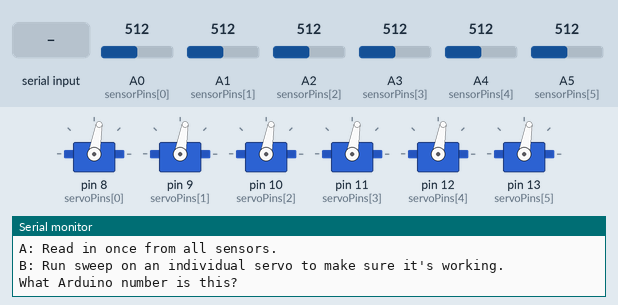
This sketch was run on a simulated Arduino Uno, built with avr-gcc and run on an emulated ATmega328P. On the bench: 6 × servo, the last lines printed to the serial monitor. Inputs (shaded band) come from the test bench; at power-on: A0 (sensorPins[0]) = 512, A1 (sensorPins[1]) = 512, A2 (sensorPins[2]) = 512, A3 (sensorPins[3]) = 512, A4 (sensorPins[4]) = 512, A5 (sensorPins[5]) = 512.

Above: at 1.5 s.
1.6 s: "90,45,200,10\n" received over Serial
At 2.8 s:
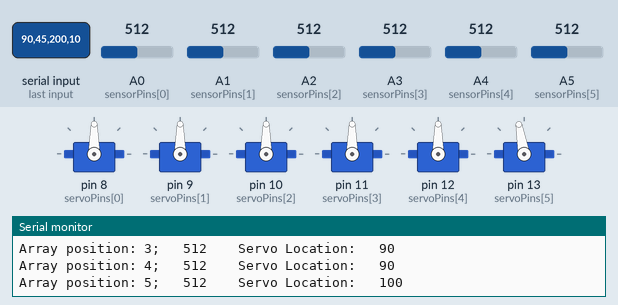
3.8 s: "B90\n" received over Serial
At 4.8 s:
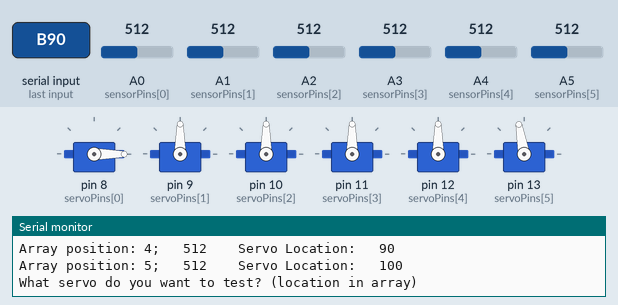
5.3 s: "B,45\n" received over Serial
At 6.0 s:
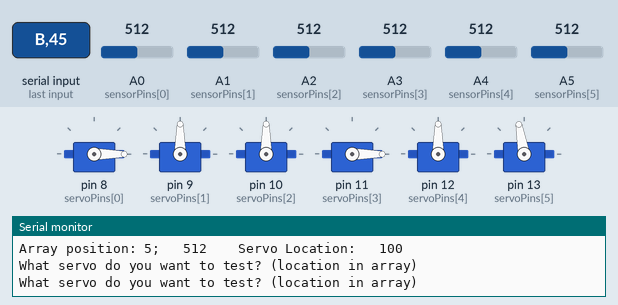
8.3 s: "2" received over Serial
At 9.3 s:
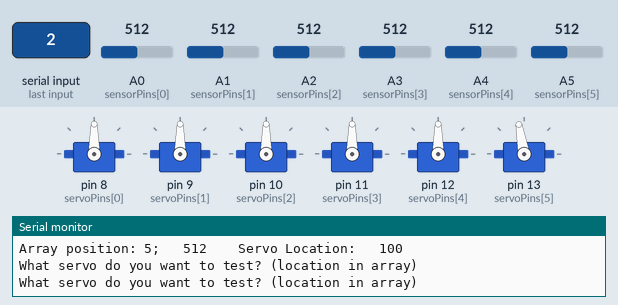
9.8 s: "B,45\n" received over Serial
At 10.3 s:
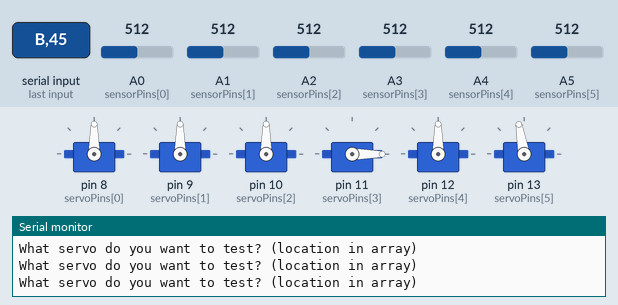
Timing chart, 0 to 12.3 s (numbered marks = the images above; inputs shaded):
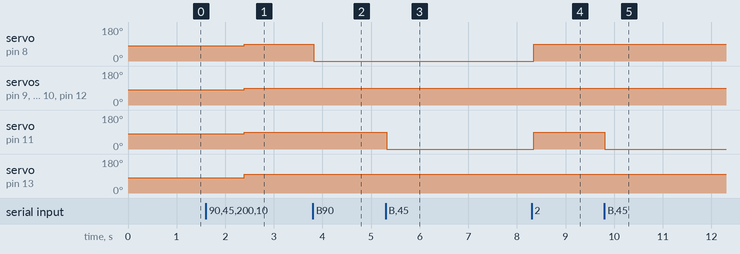

Measured:
- after the input at 1.6 s, servo on pin 8 (servoPins[0]), servo on pin 9 (servoPins[1]), servo on pin 10 (servoPins[2]), servo on pin 11 (servoPins[3]), servo on pin 12 (servoPins[4]): 80° → 90° after 0.79 s; servo on pin 13 (servoPins[5]): 80° → 100° after 0.79 s
- after the input at 3.8 s, servo on pin 8 (servoPins[0]): 90° → 0° at once
- after the input at 5.3 s, servo on pin 11 (servoPins[3]): 90° → 0° at once
- after the input at 8.3 s, servo on pin 8 (servoPins[0]), servo on pin 11 (servoPins[3]): 0° → 90° after 0.05 s
- after the input at 9.8 s, servo on pin 11 (servoPins[3]): 90° → 0° at once

The sketch:

Sprint2.ino
```cpp
//Include needed libraries
#include <Servo.h>
//#include <Adafruit_MotorShield.h>
//#include "utility/Adafruit_MS_PWMServoDriver.h"


//Define variables
//Every servo will handle 6 IR sensors/servos
//ONLY HARDCODED VARIABLES; make sure they correleate 1:1. If they don't, everything breaks.
int sensorPins[] = {A0, A1, A2, A3, A4, A5};
int servoPins[] =  {8,  9,  10, 11, 12, 13};
bool servoDirection = true; //We will have two different directions, but each servo will be constant. Therefore, we only need one bool to know what direction the servo should be set up in.
int servoBounds[2][6] = { //From leftmost aruinos
  {800, 800, 800, 800, 850, 800},
  {800, 800, 800, 800, 800, 800},
};
int arduinoNumber = 0;
int tempServo = 0;


//TODO: DIGITAL INTERRUPT (haven't discussed as group yet)

//Normal variables
const int arrayLength = int(sizeof(sensorPins)/sizeof(int));
int sensorValues[arrayLength];  //this way we only have to define where the sensors are
Servo servos[arrayLength];
int servoLocations[arrayLength];


int ByteReceived = -1;    // variable that holds what bytes are received from serial
int bound = 850;          //The boundary that constitutes being on something; arbitrary needs to be determined
int tempInput = 0;        //The new bound before max/min are taken into account
int finalDegree = 80;
int highDegree = 90;
unsigned long previousMillis = 0;
int interval = 1000;
int pos;
int tempAngle = 0;


// Create the motor shield object with the default I2C address; not needed for now
//Adafruit_MotorShield AFMS = Adafruit_MotorShield();

// Set up motors (later)
//Adafruit_DCMotor *leftMotor = AFMS.getMotor(2);
//Adafruit_DCMotor *rightMotor = AFMS.getMotor(1);


//Setup Function
void setup() {
  Serial.begin(9600); //Begin the serial so we can read from it/print to it
//  AFMS.begin();  // create with the default frequency 1.6KHz
  printHelp();   // print the key
  printOutput(); // print what is printed in each of the four columns

  //mount Servos and set to 0 degrees
  for(int i = 0; i < arrayLength; i++){
    servos[i].attach(servoPins[i]);
    if (servoDirection) {
      servos[i].write(finalDegree);
      servoLocations[i] = finalDegree;
    }
    else {
      servos[i].write(highDegree);
      servoLocations[i] = highDegree;
    }

    servoLocations[i] = highDegree;
  }

  Serial.println("What Arduino number is this?");
      while (!(Serial.available())) {
        delay(20);
      }

      //Get the int that was sent via serial
      ByteReceived = Serial.parseInt();
      Serial.println();
      tempInput = int(ByteReceived);
      arduinoNumber = tempInput;

}


void loop() {

  //Wait, nonverbose output
  if (ByteReceived == '0') {

  }

  //Wait, verbose output
  else if (ByteReceived == '1') //Stay still.
  {
    printSensorInputs(false);
  }

  //Play, nonverbose output
  else if (ByteReceived == '2')
  {
    player();
  }

  //Play, verbose output
  else if (ByteReceived == '3')
  {
    player();
    printSensorInputs(false);
  }

  //If there is something to be read from the serial port:
  if (Serial.available() > 0)
  {
    //Read in the byte and assign it to ByteReceived
    ByteReceived = Serial.read();
    Serial.println();    // End the line


    //print the information of what the different inputs do.
    if (ByteReceived == '4') {
      printHelp();
    }

    //print what each of the outputs are when running on verbose
    else if (ByteReceived == '5') {
      printOutput();
    }


    //change bound for what constitutes being on a note (max 1000)
    else if (ByteReceived == '6')
    {
      Serial.println("Which servo do you want to change the bound of?");
      //Wait until there's another input
      while (!(Serial.available())) {
        delay(20);
      }

      //Get the int that was sent via serial
      ByteReceived = Serial.parseInt();
      Serial.println();
      tempInput = int(ByteReceived);


      Serial.println("What do you want the new bound to be (0-1000)?");
      //Wait until there's another input
      while (!(Serial.available())) {
        delay(20);
      }

      //Get the int that was sent via serial
      ByteReceived = Serial.parseInt();
      Serial.println();
      tempInput = int(ByteReceived);

      //Change the bound, maxing at 1000.
      bound = tempInput % 1001;
    }

    //Change how many degrees the servo turns
    else if (ByteReceived == '7'){
      Serial.println("What do you want the rest degree to be?");
      while (!(Serial.available())) {
        delay(20);
      }

      //Get the int that was sent via serial
      ByteReceived = Serial.parseInt();
      Serial.println();
      tempInput = int(ByteReceived);

      //Change the servo max degree, maxing at 179.
      highDegree = tempInput % 180;
    }

    else if (ByteReceived == '8'){
      Serial.println("What do you want the hit degree to be?");
      while (!(Serial.available())) {
        delay(20);
      }

      //Get the int that was sent via serial
      ByteReceived = Serial.parseInt();
      Serial.println();
      tempInput = int(ByteReceived);

      //Change the servo min degree, maxing at 179.
      finalDegree = tempInput % 180;
    }

    else if (ByteReceived == '9'){
      Serial.println("What do you want the delay between outputs (in ms)");

      while (!(Serial.available())) {
        delay(20);
      }

      ByteReceived = Serial.parseInt();
      Serial.println();
      tempInput = int(ByteReceived);

      interval = tempInput;
    }


    else if (ByteReceived == 'A'){
      Serial.println("One Reading:");
      delay(100);

      printSensorInputs(true);
    }

    else if (ByteReceived == 'B'){
      Serial.println("What servo do you want to test? (location in array)");

      while (!(Serial.available())) {
        delay(20);
      }

      ByteReceived = Serial.parseInt();
      Serial.println();
      tempInput = int(ByteReceived) % arrayLength;

      sweep(tempInput);
    }
  }

  delay(25);  //delay so as not to have the arduino run at its full speed (there is no point)
}


//Main playing function
void player() {
  for(int i = 0; i < arrayLength; i++){
    sensorValues[i] = analogRead(sensorPins[i]);
    if(!servoDirection) {
      if(sensorValues[i] > servoBounds[arduinoNumber][i]){
        tempAngle = finalDegree;
      }
      else{
        tempAngle = highDegree;
      }
    }
    else {
      if(sensorValues[i] > servoBounds[arduinoNumber][i]){
        tempAngle = 180-finalDegree;
      }
      else{
        tempAngle = 180-highDegree;
      }
    }
    servos[i].write(tempAngle);
    servoLocations[i] = tempAngle;
  }
}


//Print the help key
void printHelp() {
  Serial.println("The key for changing modes/variables in this system is:");
  Serial.println("0: System at rest; nonverbose output.");
  Serial.println("1: System at rest; verbose output.");
  Serial.println("2: System active; nonverbose output.");
  Serial.println("3: System active; verbose output.");
  Serial.println("4: Print this help table again.");
  Serial.println("5: When mass printing values, can print which columns align to which values.");
  Serial.println("6: Change the bound for what constitutes being on a note for a servo on this Arduino (max of 1000, min of 0).");
  Serial.println("7: Changes the servos' start angle (max of 180, min of 0).");
  Serial.println("8: Changes the servos' end angle (max of 180, min of 0).");
  Serial.println("9: Changes how frequently you print sensor values.");
  Serial.println("A: Read in once from all sensors.");
  Serial.println("B: Run sweep on an individual servo to make sure it's working.");

}


//Print what gets printed where (I need to learn how to dynamically print like I want to; will come back)
void printOutput(){
  return ;
}

void sweep(int location) {
  if(!servoDirection) {
    for (pos = 0; pos < 179; pos += 2) { // goes from 0 degrees to 180 degrees
      // in steps of 1 degree
      servos[location].write(pos);              // tell servo to go to position in variable 'pos'
      if ((Serial.available())) {
          break;
        }
      delay(15);                       // waits 15ms for the servo to reach the position
    }
    for (pos = 180; pos > 1; pos -= 2) { // goes from 180 degrees to 0 degrees
      servos[location].write(pos);              // tell servo to go to position in variable 'pos'
      if ((Serial.available())) {
          break;
        }
      delay(15);                       // waits 15ms for the servo to reach the position
    }
  }
  else {
    for (pos = 180; pos > 1; pos -= 2) { // goes from 180 degrees to 0 degrees
      servos[location].write(pos);              // tell servo to go to position in variable 'pos'
      if ((Serial.available())) {
          break;
        }
      delay(15);                       // waits 15ms for the servo to reach the position
    }
    for (pos = 0; pos < 179; pos += 2) { // goes from 0 degrees to 180 degrees
      // in steps of 1 degree
      servos[location].write(pos);              // tell servo to go to position in variable 'pos'
      if ((Serial.available())) {
          break;
        }
      delay(15);                       // waits 15ms for the servo to reach the position
    }
  }
}


//The function to print the sensor values (kept it in here so we aren't always printing).
void printSensorInputs(bool Force) {
    unsigned long currentMillis = millis();

  //Check to see if there is a large enough gap since the last button update
  if ((currentMillis - previousMillis) >= interval || Force){
    for(int i = 0; i < arrayLength; i++){
      Serial.print("Array position: ");
      Serial.print(i);
      Serial.print("; \t");
      Serial.print(sensorValues[i]);
      Serial.print("\t\tServo Location: ");
      Serial.print("\t");
      Serial.print(servoLocations[i]);
      Serial.println("");
        }
    previousMillis = currentMillis;

  }
}
```
